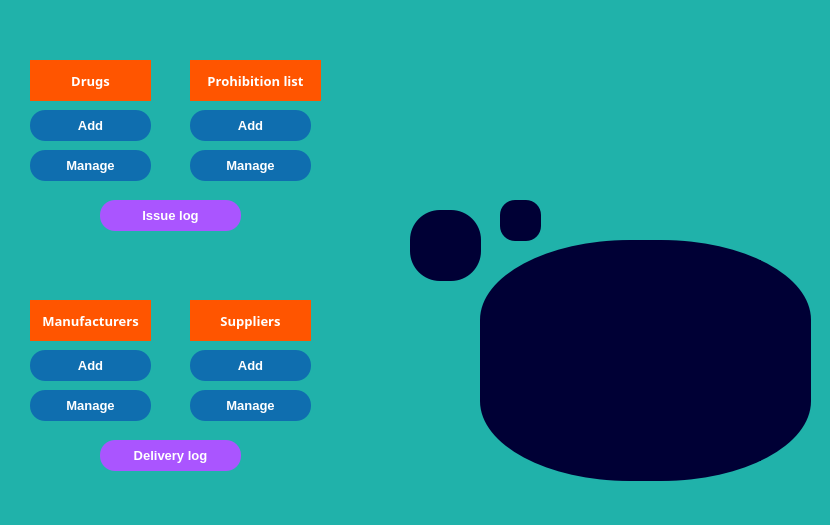
<?xml version="1.0" encoding="UTF-8"?>
<ui version="4.0">
 <class>MainWindow</class>
 <widget class="QMainWindow" name="MainWindow">
  <property name="geometry">
   <rect>
    <x>0</x>
    <y>0</y>
    <width>830</width>
    <height>525</height>
   </rect>
  </property>
  <property name="sizePolicy">
   <sizepolicy hsizetype="Expanding" vsizetype="Expanding">
    <horstretch>0</horstretch>
    <verstretch>0</verstretch>
   </sizepolicy>
  </property>
  <property name="minimumSize">
   <size>
    <width>830</width>
    <height>525</height>
   </size>
  </property>
  <property name="maximumSize">
   <size>
    <width>830</width>
    <height>525</height>
   </size>
  </property>
  <property name="windowTitle">
   <string>Main Window</string>
  </property>
  <property name="windowIcon">
   <iconset>
    <normaloff>../media/logo.png</normaloff>../media/logo.png</iconset>
  </property>
  <property name="styleSheet">
   <string notr="true">background-color: rgb(32, 178, 170);</string>
  </property>
  <widget class="QWidget" name="centralwidget">
   <widget class="QLabel" name="drugs_label">
    <property name="geometry">
     <rect>
      <x>30</x>
      <y>60</y>
      <width>121</width>
      <height>41</height>
     </rect>
    </property>
    <property name="font">
     <font>
      <family>Malgun Gothic</family>
      <pointsize>10</pointsize>
      <weight>75</weight>
      <bold>true</bold>
      <underline>false</underline>
      <kerning>true</kerning>
     </font>
    </property>
    <property name="styleSheet">
     <string notr="true">background-color: rgb(255, 85, 0);
color: rgb(255, 255, 255);</string>
    </property>
    <property name="text">
     <string>Drugs</string>
    </property>
    <property name="alignment">
     <set>Qt::AlignCenter</set>
    </property>
   </widget>
   <widget class="QPushButton" name="add_drugs_btn">
    <property name="geometry">
     <rect>
      <x>30</x>
      <y>110</y>
      <width>121</width>
      <height>31</height>
     </rect>
    </property>
    <property name="font">
     <font>
      <pointsize>10</pointsize>
      <weight>75</weight>
      <bold>true</bold>
     </font>
    </property>
    <property name="styleSheet">
     <string notr="true">QPushButton {
	background-color: rgb(15, 110, 175);
	color: rgb(255, 255, 255);
	border-radius: 15px
}

QPushButton:pressed {
	background-color: rgb(105, 205, 255);
}</string>
    </property>
    <property name="text">
     <string>Add</string>
    </property>
   </widget>
   <widget class="QPushButton" name="manage_drugs_btn">
    <property name="geometry">
     <rect>
      <x>30</x>
      <y>150</y>
      <width>121</width>
      <height>31</height>
     </rect>
    </property>
    <property name="font">
     <font>
      <pointsize>10</pointsize>
      <weight>75</weight>
      <bold>true</bold>
     </font>
    </property>
    <property name="styleSheet">
     <string notr="true">QPushButton {
	background-color: rgb(15, 110, 175);
	color: rgb(255, 255, 255);
	border-radius: 15px
}

QPushButton:pressed {
	background-color: rgb(105, 205, 255);
}</string>
    </property>
    <property name="text">
     <string>Manage</string>
    </property>
   </widget>
   <widget class="QPushButton" name="add_manufacturers_btn">
    <property name="geometry">
     <rect>
      <x>30</x>
      <y>350</y>
      <width>121</width>
      <height>31</height>
     </rect>
    </property>
    <property name="font">
     <font>
      <pointsize>10</pointsize>
      <weight>75</weight>
      <bold>true</bold>
     </font>
    </property>
    <property name="styleSheet">
     <string notr="true">QPushButton {
	background-color: rgb(15, 110, 175);
	color: rgb(255, 255, 255);
	border-radius: 15px
}

QPushButton:pressed {
	background-color: rgb(105, 205, 255);
}</string>
    </property>
    <property name="text">
     <string>Add</string>
    </property>
   </widget>
   <widget class="QLabel" name="manufacturers_label">
    <property name="geometry">
     <rect>
      <x>30</x>
      <y>300</y>
      <width>121</width>
      <height>41</height>
     </rect>
    </property>
    <property name="font">
     <font>
      <family>Malgun Gothic</family>
      <pointsize>10</pointsize>
      <weight>75</weight>
      <bold>true</bold>
      <underline>false</underline>
      <kerning>true</kerning>
     </font>
    </property>
    <property name="styleSheet">
     <string notr="true">background-color: rgb(255, 85, 0);
color: rgb(255, 255, 255);</string>
    </property>
    <property name="text">
     <string>Manufacturers</string>
    </property>
    <property name="alignment">
     <set>Qt::AlignCenter</set>
    </property>
   </widget>
   <widget class="QPushButton" name="manage_manufacturers_btn">
    <property name="geometry">
     <rect>
      <x>30</x>
      <y>390</y>
      <width>121</width>
      <height>31</height>
     </rect>
    </property>
    <property name="font">
     <font>
      <pointsize>10</pointsize>
      <weight>75</weight>
      <bold>true</bold>
     </font>
    </property>
    <property name="styleSheet">
     <string notr="true">QPushButton {
	background-color: rgb(15, 110, 175);
	color: rgb(255, 255, 255);
	border-radius: 15px
}

QPushButton:pressed {
	background-color: rgb(105, 205, 255);
}</string>
    </property>
    <property name="text">
     <string>Manage</string>
    </property>
   </widget>
   <widget class="QPushButton" name="manage_suppliers_btn">
    <property name="geometry">
     <rect>
      <x>190</x>
      <y>390</y>
      <width>121</width>
      <height>31</height>
     </rect>
    </property>
    <property name="font">
     <font>
      <pointsize>10</pointsize>
      <weight>75</weight>
      <bold>true</bold>
     </font>
    </property>
    <property name="styleSheet">
     <string notr="true">QPushButton {
	background-color: rgb(15, 110, 175);
	color: rgb(255, 255, 255);
	border-radius: 15px
}

QPushButton:pressed {
	background-color: rgb(105, 205, 255);
}</string>
    </property>
    <property name="text">
     <string>Manage</string>
    </property>
   </widget>
   <widget class="QLabel" name="suppliers_label">
    <property name="geometry">
     <rect>
      <x>190</x>
      <y>300</y>
      <width>121</width>
      <height>41</height>
     </rect>
    </property>
    <property name="font">
     <font>
      <family>Malgun Gothic</family>
      <pointsize>10</pointsize>
      <weight>75</weight>
      <bold>true</bold>
      <underline>false</underline>
      <kerning>true</kerning>
     </font>
    </property>
    <property name="styleSheet">
     <string notr="true">background-color: rgb(255, 85, 0);
color: rgb(255, 255, 255);</string>
    </property>
    <property name="text">
     <string>Suppliers</string>
    </property>
    <property name="alignment">
     <set>Qt::AlignCenter</set>
    </property>
   </widget>
   <widget class="QPushButton" name="add_suppliers_btn">
    <property name="geometry">
     <rect>
      <x>190</x>
      <y>350</y>
      <width>121</width>
      <height>31</height>
     </rect>
    </property>
    <property name="font">
     <font>
      <pointsize>10</pointsize>
      <weight>75</weight>
      <bold>true</bold>
     </font>
    </property>
    <property name="styleSheet">
     <string notr="true">QPushButton {
	background-color: rgb(15, 110, 175);
	color: rgb(255, 255, 255);
	border-radius: 15px
}

QPushButton:pressed {
	background-color: rgb(105, 205, 255);
}</string>
    </property>
    <property name="text">
     <string>Add</string>
    </property>
   </widget>
   <widget class="QPushButton" name="issue_log_btn">
    <property name="geometry">
     <rect>
      <x>100</x>
      <y>200</y>
      <width>141</width>
      <height>31</height>
     </rect>
    </property>
    <property name="font">
     <font>
      <pointsize>10</pointsize>
      <weight>75</weight>
      <bold>true</bold>
     </font>
    </property>
    <property name="styleSheet">
     <string notr="true">QPushButton {
	background-color: rgb(170, 85, 255);
	color: rgb(255, 255, 255);
	border-radius: 15px
}

QPushButton:pressed {
	
	background-color: rgb(170, 170, 255);
}</string>
    </property>
    <property name="text">
     <string>Issue log</string>
    </property>
   </widget>
   <widget class="QLabel" name="DogLabel">
    <property name="geometry">
     <rect>
      <x>560</x>
      <y>260</y>
      <width>201</width>
      <height>201</height>
     </rect>
    </property>
    <property name="styleSheet">
     <string notr="true">background-color: rgb(0, 0, 53);</string>
    </property>
    <property name="frameShape">
     <enum>QFrame::NoFrame</enum>
    </property>
    <property name="frameShadow">
     <enum>QFrame::Plain</enum>
    </property>
    <property name="text">
     <string/>
    </property>
    <property name="pixmap">
     <pixmap>../dog.gif</pixmap>
    </property>
    <property name="scaledContents">
     <bool>true</bool>
    </property>
   </widget>
   <widget class="QLabel" name="nyan_dog_label">
    <property name="geometry">
     <rect>
      <x>100</x>
      <y>30</y>
      <width>701</width>
      <height>171</height>
     </rect>
    </property>
    <property name="text">
     <string/>
    </property>
    <property name="pixmap">
     <pixmap>../nyan_dog.gif</pixmap>
    </property>
    <property name="scaledContents">
     <bool>false</bool>
    </property>
   </widget>
   <widget class="QLabel" name="dogbackground">
    <property name="geometry">
     <rect>
      <x>480</x>
      <y>240</y>
      <width>331</width>
      <height>241</height>
     </rect>
    </property>
    <property name="styleSheet">
     <string notr="true">background-color: rgb(0, 0, 53);
border-radius: 150px 80px;</string>
    </property>
    <property name="text">
     <string/>
    </property>
   </widget>
   <widget class="QLabel" name="dogbackground_2">
    <property name="geometry">
     <rect>
      <x>410</x>
      <y>210</y>
      <width>71</width>
      <height>71</height>
     </rect>
    </property>
    <property name="styleSheet">
     <string notr="true">background-color: rgb(0, 0, 53);
border-radius: 30px 30px;</string>
    </property>
    <property name="text">
     <string/>
    </property>
   </widget>
   <widget class="QLabel" name="dogbackground_3">
    <property name="geometry">
     <rect>
      <x>500</x>
      <y>200</y>
      <width>41</width>
      <height>41</height>
     </rect>
    </property>
    <property name="styleSheet">
     <string notr="true">background-color: rgb(0, 0, 53);
border-radius: 15px 15px;</string>
    </property>
    <property name="text">
     <string/>
    </property>
   </widget>
   <widget class="QPushButton" name="manage_prohihbition_list_btn">
    <property name="geometry">
     <rect>
      <x>190</x>
      <y>150</y>
      <width>121</width>
      <height>31</height>
     </rect>
    </property>
    <property name="font">
     <font>
      <pointsize>10</pointsize>
      <weight>75</weight>
      <bold>true</bold>
     </font>
    </property>
    <property name="styleSheet">
     <string notr="true">QPushButton {
	background-color: rgb(15, 110, 175);
	color: rgb(255, 255, 255);
	border-radius: 15px
}

QPushButton:pressed {
	background-color: rgb(105, 205, 255);
}</string>
    </property>
    <property name="text">
     <string>Manage</string>
    </property>
   </widget>
   <widget class="QLabel" name="prohibited_label">
    <property name="geometry">
     <rect>
      <x>190</x>
      <y>60</y>
      <width>131</width>
      <height>41</height>
     </rect>
    </property>
    <property name="font">
     <font>
      <family>Malgun Gothic</family>
      <pointsize>10</pointsize>
      <weight>75</weight>
      <bold>true</bold>
      <underline>false</underline>
      <kerning>true</kerning>
     </font>
    </property>
    <property name="styleSheet">
     <string notr="true">background-color: rgb(255, 85, 0);
color: rgb(255, 255, 255);</string>
    </property>
    <property name="text">
     <string>Prohibition list</string>
    </property>
    <property name="alignment">
     <set>Qt::AlignCenter</set>
    </property>
   </widget>
   <widget class="QPushButton" name="add_prohibition_btn">
    <property name="geometry">
     <rect>
      <x>190</x>
      <y>110</y>
      <width>121</width>
      <height>31</height>
     </rect>
    </property>
    <property name="font">
     <font>
      <pointsize>10</pointsize>
      <weight>75</weight>
      <bold>true</bold>
     </font>
    </property>
    <property name="styleSheet">
     <string notr="true">QPushButton {
	background-color: rgb(15, 110, 175);
	color: rgb(255, 255, 255);
	border-radius: 15px
}

QPushButton:pressed {
	background-color: rgb(105, 205, 255);
}</string>
    </property>
    <property name="text">
     <string>Add</string>
    </property>
   </widget>
   <widget class="QPushButton" name="delivery_log_btn">
    <property name="geometry">
     <rect>
      <x>100</x>
      <y>440</y>
      <width>141</width>
      <height>31</height>
     </rect>
    </property>
    <property name="font">
     <font>
      <pointsize>10</pointsize>
      <weight>75</weight>
      <bold>true</bold>
     </font>
    </property>
    <property name="styleSheet">
     <string notr="true">QPushButton {
	background-color: rgb(170, 85, 255);
	color: rgb(255, 255, 255);
	border-radius: 15px
}

QPushButton:pressed {
	
	background-color: rgb(170, 170, 255);
}</string>
    </property>
    <property name="text">
     <string>Delivery log</string>
    </property>
   </widget>
   <zorder>dogbackground</zorder>
   <zorder>nyan_dog_label</zorder>
   <zorder>drugs_label</zorder>
   <zorder>add_drugs_btn</zorder>
   <zorder>manage_drugs_btn</zorder>
   <zorder>add_manufacturers_btn</zorder>
   <zorder>manufacturers_label</zorder>
   <zorder>manage_manufacturers_btn</zorder>
   <zorder>manage_suppliers_btn</zorder>
   <zorder>suppliers_label</zorder>
   <zorder>add_suppliers_btn</zorder>
   <zorder>issue_log_btn</zorder>
   <zorder>DogLabel</zorder>
   <zorder>dogbackground_2</zorder>
   <zorder>dogbackground_3</zorder>
   <zorder>manage_prohihbition_list_btn</zorder>
   <zorder>prohibited_label</zorder>
   <zorder>add_prohibition_btn</zorder>
   <zorder>delivery_log_btn</zorder>
  </widget>
 </widget>
 <resources/>
 <connections/>
</ui>
